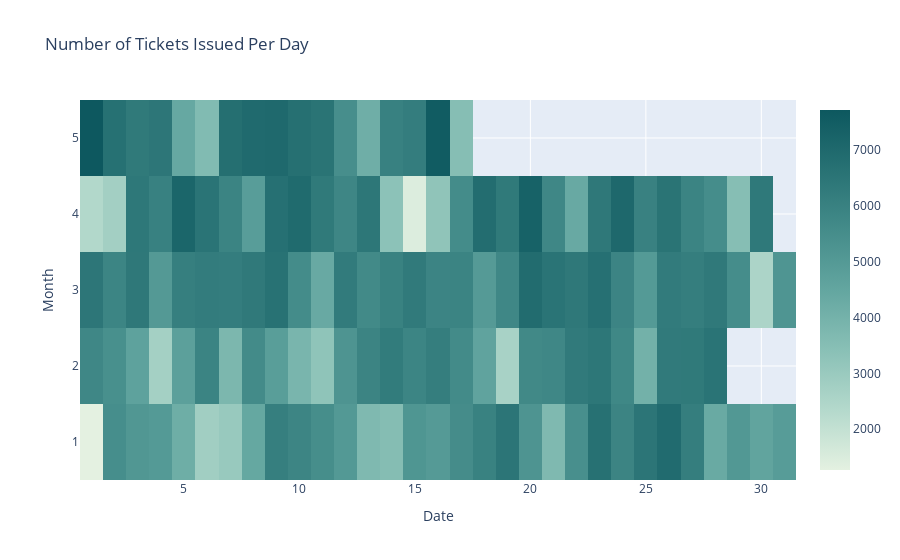

Write notebook code for a chart like this one.
### Code cell
# display as heatmap

fig_heatmap = go.Figure(data=go.Heatmap(
                        z=daily_infraction_df['tag_number_masked'],
                        x=daily_infraction_df['infraction_date'], 
                        y=daily_infraction_df['infraction_mth'],
                        colorscale='Mint'
                        ))

fig_heatmap.update_xaxes(title_text = 'Date')
fig_heatmap.update_yaxes(title_text = 'Month')
fig_heatmap.update_layout(title_text='Number of Tickets Issued Per Day')

fig_heatmap.show()

### Figure 1 — Plotly figure (JSON) as saved in the notebook; plotly's stock layout.template omitted (floating-point values rounded to 4 significant figures; data arrays with more than 128 entries replaced by an {"elided": "..."} marker saying what was removed)
{"data": [{"colorscale": [[0, "rgb(228, 241, 225)"], [0.1667, "rgb(180, 217, 204)"], [0.3333, "rgb(137, 192, 182)"], [0.5, "rgb(99, 166, 160)"], [0.6667, "rgb(68, 140, 138)"], [0.8333, "rgb(40, 114, 116)"], [1, "rgb(13, 88, 95)"]], "type": "heatmap", "x": {"elided": "137 str values"}, "y": {"elided": "137 str values"}, "z": {"elided": "137 int values"}}], "layout": {"title": {"text": "Number of Tickets Issued Per Day"}, "xaxis": {"title": {"text": "Date"}}, "yaxis": {"title": {"text": "Month"}}}}
